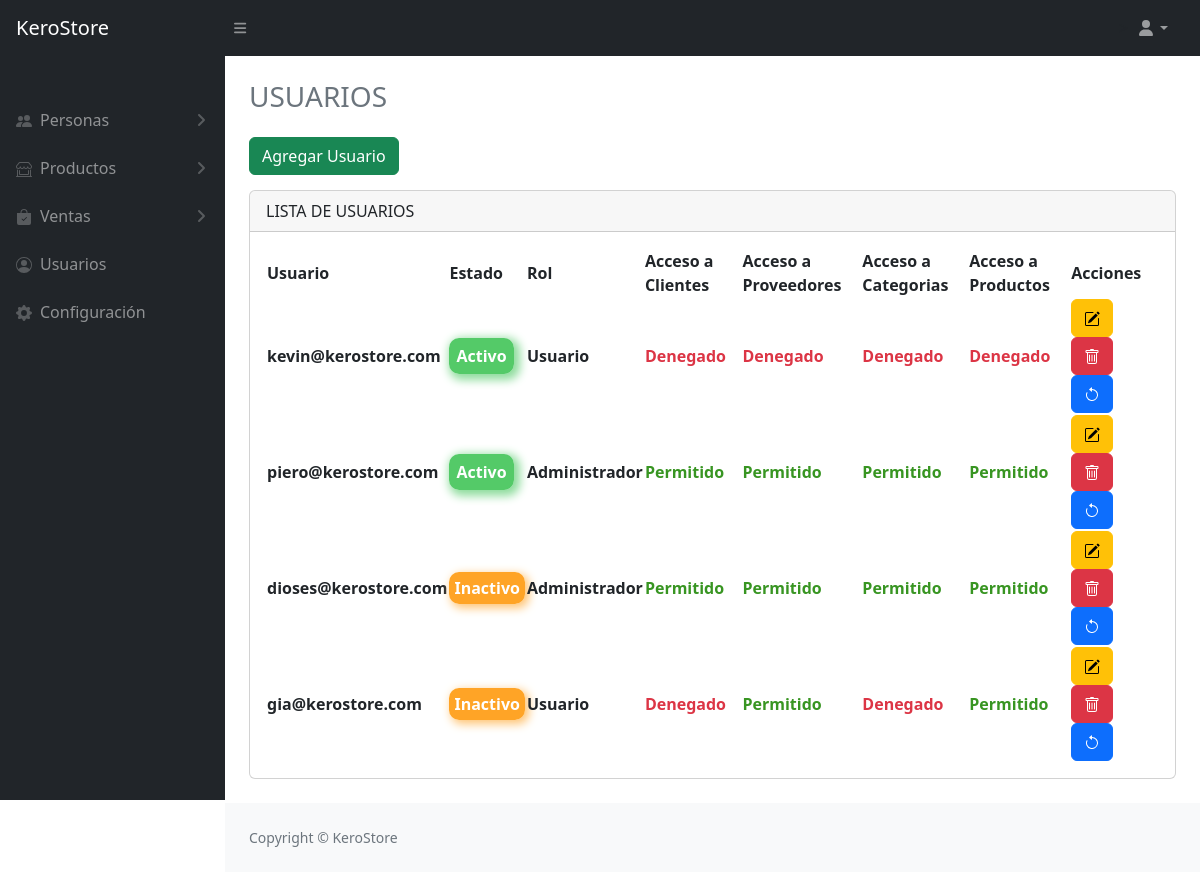
Page /view/users/mostrar.php (signed in) on the committed database.
### tables this page shows
CREATE TABLE `usuarios` (
  `id` int(11) NOT NULL,
  `usuario_id` varchar(50) DEFAULT NULL,
  `pass` varchar(50) DEFAULT NULL,
  `estado` varchar(1) DEFAULT NULL,
  `rol` int(11) NOT NULL DEFAULT 1,
  `rol_cliente` int(11) NOT NULL DEFAULT 2,
  `rol_proveedor` int(11) NOT NULL DEFAULT 2,
  `rol_categorias` int(11) NOT NULL DEFAULT 2,
  `rol_productos` int(11) NOT NULL DEFAULT 2
);

### config/db.php (called while the page is built, shortened)
<?php
    class Database {
        private static $instance = null;
        private $connection;
        private function __construct() {
            $this->connection = new PDO("mysql:host=localhost:3310;dbname=db_prueba", "root", "");
            $this->connection->setAttribute(PDO::ATTR_ERRMODE, PDO::ERRMODE_EXCEPTION);
        }
        public static function getInstance() {
            if (self::$instance == null) {
                self::$instance = new Database();
            }
            return self::$instance;
        }
        public function getConnection() {
            return $this->connection;
        }
    }
?>

### model/userModel.php (called while the page is built, shortened)
<?php
    class userModel{
        private $PDO;
        public function __construct(){
            require_once("c://xampp/htdocs/projectFact/config/db.php");
            $database = Database::getInstance();
            $this->PDO = $database->getConnection();
        }
        public function index(){
            $stament = $this->PDO->prepare("SELECT*FROM usuarios");
            return($stament->execute()) ? $stament->fetchAll(): false;
        }
    }
?>

### controller/userController.php (called while the page is built, shortened)
<?php
class userController{
    private $model;
    public function __construct(){
        require_once("c://xampp/htdocs/projectFact/model/userModel.php");
        $this->model = new userModel;
    }
    public function index(){
        return($this->model->index()) ? $this->model->index() : false;
    }
}
?>

### view/users/mostrar.php (the view, shortened to what this page needs)
<?php
if (isset($_SESSION['usuario']) && $_SESSION['rol'] == 1) {
    require_once("c://xampp/htdocs/projectFact/view/head/head.php");
    require_once("c://xampp/htdocs/projectFact/controller/userController.php");
    $obj = new userController();
    $data = $obj->index();
} else {
    echo '<script>alert("No tienes acceso.")';
}
?>
<div class="container-fluid px-4">
    <h3 class="mt-4 text-secondary">USUARIOS</h3>
    <a href="/projectFact/view/users/create.php" class="btn btn-success" style="margin: 15px 0;">Agregar Usuario</a>
    <div class="card mb-4">
        <div class="card-header">
            LISTA DE USUARIOS
        </div>
        <div class="card-body">
            <table id="datatablesSimple">
                <thead>
                    <tr>
                        <th>Usuario</th>
                        <th>Estado</th>
                        <th>Rol</th>
                        <th>Acceso a Clientes</th>
                        <th>Acceso a Proveedores</th>
                        <th>Acceso a Categorias</th>
                        <th>Acceso a Productos</th>
                        <th>Acciones</th>
                    </tr>
                </thead>
                <tbody>
                    <?php if ($data) : ?>
                        <?php foreach ($data as $dt) : ?>
                            <tr>
                                <th><?= $dt[1] ?></th>
                                <th>
                                    <?php
                                    if ($dt[3] == 1) {
                                        echo '<span style="background: #54ca68;border-radius: 10px; padding: 7px; box-shadow: 3px 3px 10px 3px #8edc9c; color: #fff;">Activo</span>';
                                    } elseif ($dt[3] == 0) {
                                        echo '<span style="background: #ffa426;border-radius: 10px; padding: 5px; box-shadow: 3px 3px 10px 1px #ffc473; color: #fff;">Inactivo</span>';
                                    } else {
                                        echo 'Otro';
                                    }
                                    ?>
                                </th>
                                <th>
                                    <?php
                                    if ($dt[4] == 1) {
                                        echo 'Administrador';
                                    } elseif ($dt[4] == 2) {
                                        echo 'Usuario';
                                    } else {
                                        echo 'Otro';
                                    }
                                    ?>
                                </th>
                                <th>
                                    <?php
                                    if ($dt[5] == 1) {
                                        echo '<span style="color: #389522; font-weight: bold;">Permitido</span>';
                                    } elseif ($dt[4] == 2) {
                                        echo '<span style="color: #dc3545; font-weight: bold;">Denegado</span>';
                                    } else {
                                        echo 'Otro';
                                    }
                                    ?>
                                </th>
                                <th>
                                    <?php
                                    if ($dt[6] == 1) {
                                        echo '<span style="color: #389522; font-weight: bold;">Permitido</span>';
                                    } elseif ($dt[4] == 2) {
                                        echo '<span style="color: #dc3545; font-weight: bold;">Denegado</span>';
                                    } else {
                                        echo 'Otro';
                                    }
                                    ?>
                                </th>
                                <th>
                                    <?php
                                    if ($dt[7] == 1) {
                                        echo '<span style="color: #389522; font-weight: bold;">Permitido</span>';
                                    } elseif ($dt[4] == 2) {
                                        echo '<span style="color: #dc3545; font-weight: bold;">Denegado</span>';
                                    } else {
                                        echo 'Otro';
                                    }
                                    ?>
                                </th>
                                <th>
                                    <?php
                                    if ($dt[8] == 1) {
                                        echo '<span style="color: #389522; font-weight: bold;">Permitido</span>';
                                    } elseif ($dt[4] == 2) {
                                        echo '<span style="color: #dc3545; font-weight: bold;">Denegado</span>';
                                    } else {
                                        echo 'Otro';
                                    }
                                    ?>
                                </th>
                                <th>
                                    <a href="edit.php?id=<?= $dt[0] ?>" class="btn btn-warning" title="Editar">
                                    </a>
                                    <a href="destroy.php?id=<?= $dt[0] ?>" class="btn btn-danger" title="Eliminar">
                                    </a>
                                    <a href="back.php?id=<?= $dt[0] ?>" class="btn btn-primary" title="Activar">
                                    </a>
                                </th>
                            </tr>
                        <?php endforeach; ?>
                    <?php else : ?>
                        <tr>
                            <td colspan="3">No hay registros</td>
                        </tr>
                    <?php endif; ?>
                </tbody>
            </table>
        </div>
    </div>
</div>
<?php
require_once("c://xampp/htdocs/projectFact/view/head/footer.php");
?>

### rows in the picture
usuarios: usuario "kevin@kerostore.com", estado "Activo", rol "Usuario", rol_cliente "Denegado", rol_proveedor "Denegado", rol_categorias "Denegado", rol_productos "Denegado"
usuarios: usuario "piero@kerostore.com", estado "Activo", rol "Administrador", rol_cliente "Permitido", rol_proveedor "Permitido", rol_categorias "Permitido", rol_productos "Permitido"
usuarios: usuario "dioses@kerostore.com", estado "Inactivo", rol "Administrador", rol_cliente "Permitido", rol_proveedor "Permitido", rol_categorias "Permitido", rol_productos "Permitido"
usuarios: usuario "gia@kerostore.com", estado "Inactivo", rol "Usuario", rol_cliente "Denegado", rol_proveedor "Permitido", rol_categorias "Denegado", rol_productos "Permitido"
